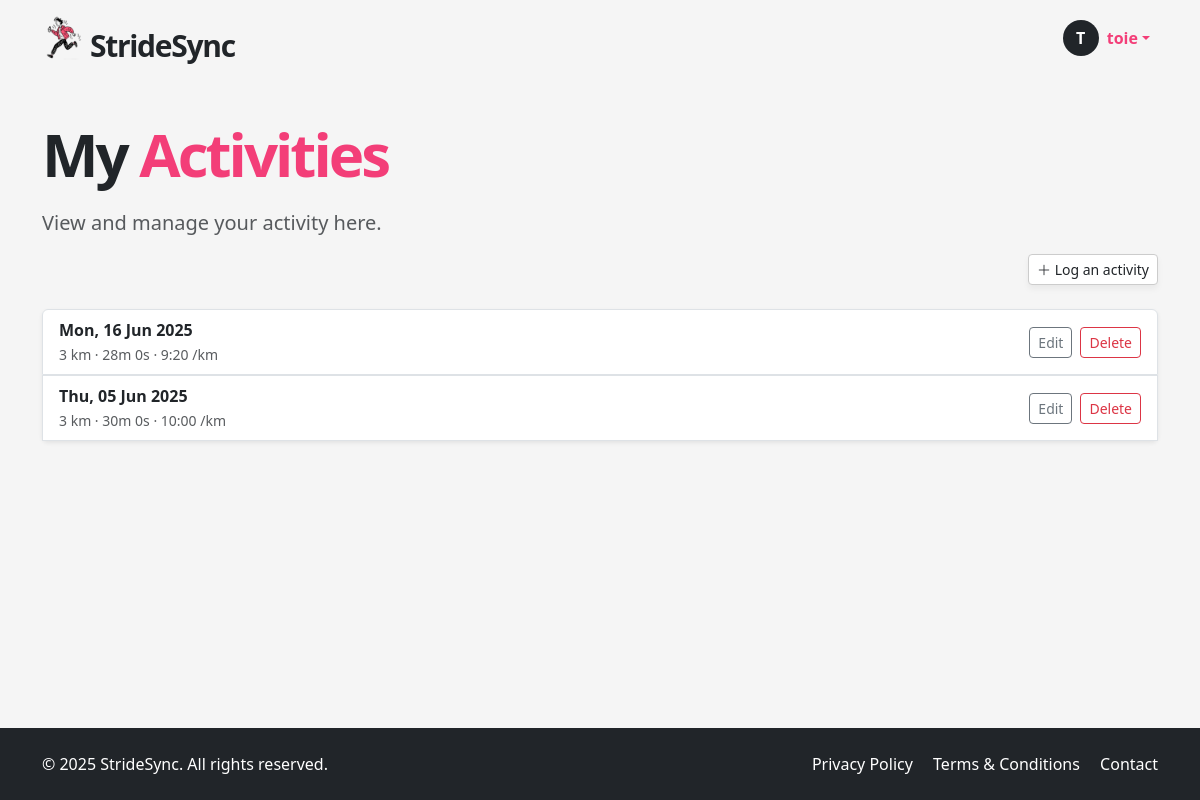
Before: /my-activities (signed in) with the older database file.
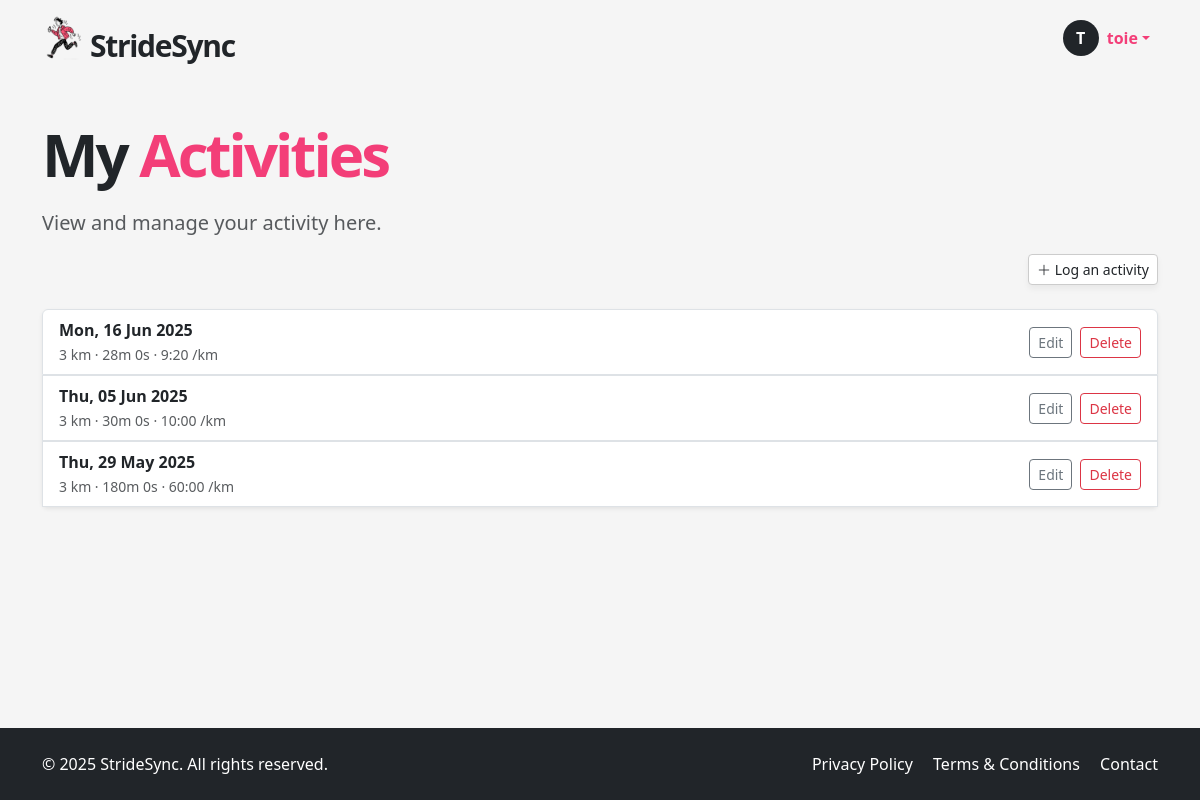
After: the same page with the newer database file.
### app/models.py (models this page shows, shortened)
class User(UserMixin, db.Model):
    __tablename__ = "users"
    id = sa.Column(sa.Integer, primary_key=True)
    email = sa.Column(sa.String(120), unique=True, nullable=False, index=True)
    password_hash = sa.Column(sa.String(256))
    username = sa.Column(sa.String(64), unique=True, nullable=False, index=True)
    role = sa.Column(sa.Enum(UserRole), default=UserRole.USER, nullable=False)
    is_verified = sa.Column(sa.Boolean, default=False)
    verification_token = sa.Column(sa.String(128), nullable=False, default=lambda: secrets.token_urlsafe(32))
    runs = so.relationship("Run", back_populates="user", cascade="all, delete-orphan")
    groups = so.relationship("Group", secondary=user_groups, back_populates="members")
    admin_of_groups = so.relationship("Group", secondary=group_admins, back_populates="admins")

class Run(db.Model):
    __tablename__ = "runs"
    id = sa.Column(sa.Integer, primary_key=True)
    date = sa.Column(sa.DateTime(timezone=True), index=True)
    distance = sa.Column(sa.Integer)  # meters
    time = sa.Column(sa.Integer)      # seconds (duration)
    pace = sa.Column(sa.Integer)      # seconds per km
    user_id = sa.Column(sa.Integer, sa.ForeignKey("users.id"), index=True)
    user = so.relationship("User", back_populates="runs")
    groups = so.relationship("Group", secondary=run_groups, back_populates="runs")

### app/routes.py (the view)
@app.route('/my-activities')
@login_required
def my_activities():
    runs = db.session.scalars(
        sa.select(Run).where(Run.user_id == current_user.id).order_by(Run.date.desc())
    ).all()
    form = LogActivityForm()
    form.groups.choices = [(g.id, g.name) for g in current_user.groups]
    edit_form = EditRunForm()
    edit_form.groups.choices = [(g.id, g.name) for g in current_user.groups]
    delete_form = DeleteRunForm()
    return render_template(
        "my_activities.html",
        runs=runs,
        form=form,
        edit_form=edit_form,
        delete_form=delete_form,
        user=current_user
    )

### app/models.py (called while the page is built)
@login.user_loader
def load_user(id):
    return db.session.get(User, int(id))

### app/templates/my_activities.html (shortened to what this page needs)
{% extends "base.html" %}
{% block content %}
<section class="py-5">
  <div class="container">
    <h1 class="display-4 fw-bold mb-4 hero-title">My <span>Activities</span></h1>
    <p class="lead text-muted ">View and manage your activity here.</p>
    <div class="mb-4 justify-content-end d-flex">
      <a href="#" class="btn btn-soft btn-sm" data-bs-toggle="modal" data-bs-target="#logActivityModal">
          <i class="bi bi-plus-lg"></i> Log an activity
        </a>
    </div>
    {% if runs %}
    <div class="list-group shadow-sm">
      {% for run in runs %}
        <div class="list-group-item d-flex justify-content-between align-items-center">
          <div>
            <strong>{{ run.date.strftime('%a, %d %b %Y') }}</strong><br>
            <small class="text-muted">
              {{ run.distance }} km · {{ run.time // 60 }}m {{ run.time % 60 }}s ·
              {{ "%d:%02d" % (run.pace // 60, run.pace % 60) }} /km
            </small>
          </div>
          <div class="d-flex gap-2">
            <button class="btn btn-sm btn-outline-secondary" data-bs-toggle="modal" data-bs-target="#editRunModal{{ run.id }}">Edit</button>
            <button class="btn btn-sm btn-outline-danger" data-bs-toggle="modal" data-bs-target="#deleteRunModal{{ run.id }}">Delete</button>
          </div>
        </div>
                    {% set selected_group_ids = run.groups | map(attribute='id') | list %}
      {% endfor %}
    </div>
    {% else %}
      <p class="text-muted">No runs logged yet. Start by adding a new one.</p>
    {% endif %}
  </div>
</section>
{% endblock %}

### app/templates/base.html (shortened to what this page needs)
<!DOCTYPE html>
<html lang="en">
<head>
  <link href="https://cdn.jsdelivr.net/npm/bootstrap@5.3.6/dist/css/bootstrap.min.css" rel="stylesheet">
  <link href="https://cdn.jsdelivr.net/npm/bootstrap-icons@1.10.5/font/bootstrap-icons.css" rel="stylesheet">
  <link rel="stylesheet" href="{{ url_for('static', filename='style.css') }}">
</head>
<body>
  <header>
    <nav class="navbar navbar-expand-lg">
      <div class="container">
        <a href="/index" class="text-decoration-none logo-container d-flex align-items-center">
          <img src="{{ url_for('static', filename='img/icon.png') }}" width="40px" alt="StrideSync logo">
          <p class="logo mb-0 ms-2">StrideSync</p>
        </a>
        <div class="collapse navbar-collapse justify-content-end" id="navbarNav">
          <ul class="navbar-nav ms-auto">
            {% if current_user.is_anonymous %}
              <li class="nav-item">
                <a class="btn btn-dark px-4" href="{{ url_for('login') }}">LOGIN</a>
              </li>
            {% else %}
              <li class="nav-item dropdown">
                <a class="nav-link dropdown-toggle d-flex align-items-center" href="#" id="userDropdown" role="button" data-bs-toggle="dropdown" aria-expanded="false">
                  <div class="avatar-circle bg-dark text-white rounded-circle d-flex justify-content-center align-items-center me-2" style="width: 36px; height: 36px; font-weight: bold;">
                    {{ current_user.username[0]|upper }}
                  </div>
                  <span class="fw-semibold">{{ current_user.username }}</span>
                </a>
              </li>
            {% endif %}
          </ul>
        </div>
      </div>
    </nav>
  </header>
  <main>
    {% block content %}{% endblock %}
  </main>
  <footer class="bg-dark text-white py-4">
    <div class="container d-flex flex-column flex-md-row justify-content-between align-items-center">
      <div class="mb-2 mb-md-0">
        &copy; 2025 StrideSync. All rights reserved.
      </div>
      <div>
        <a href="/privacy" class="text-white text-decoration-none me-3">Privacy Policy</a>
        <a href="/terms" class="text-white text-decoration-none me-3">Terms & Conditions</a>
        <a href="/contact" class="text-white text-decoration-none">Contact</a>
      </div>
    </div>
  </footer>
</body>
</html>

### app/static/style.css (style rules this page uses)
html, body { height: 100%; margin: 0; display: flex; flex-direction: column; scroll-behavior: smooth; }
body { background-color: #f5f5f5; }
main { flex: 1; }
a { color: #f33e78; }
.logo { font-size: 30px; font-weight: 700; letter-spacing: -1.3px; margin-top: 15px; }
.logo-container { color: unset; }
.hero-title { font-weight: 900 !important; font-size: 60px; letter-spacing: -3px; line-height: 60px; }
.hero-title span { color: #f33e78; }
.btn-soft, .btn-soft-white { background: white; border: 1px solid #ccc; box-shadow: 0 4px 6px rgba(0,0,0,0.05); }
.nav-link { color: #f33e78 !important; }
footer { background-color: #333; }

Changed rows visible on the page:
added Run: date "Thu, 29 May 2025", distance "3", time "180", run.time%60 "0", pace "60:00"
